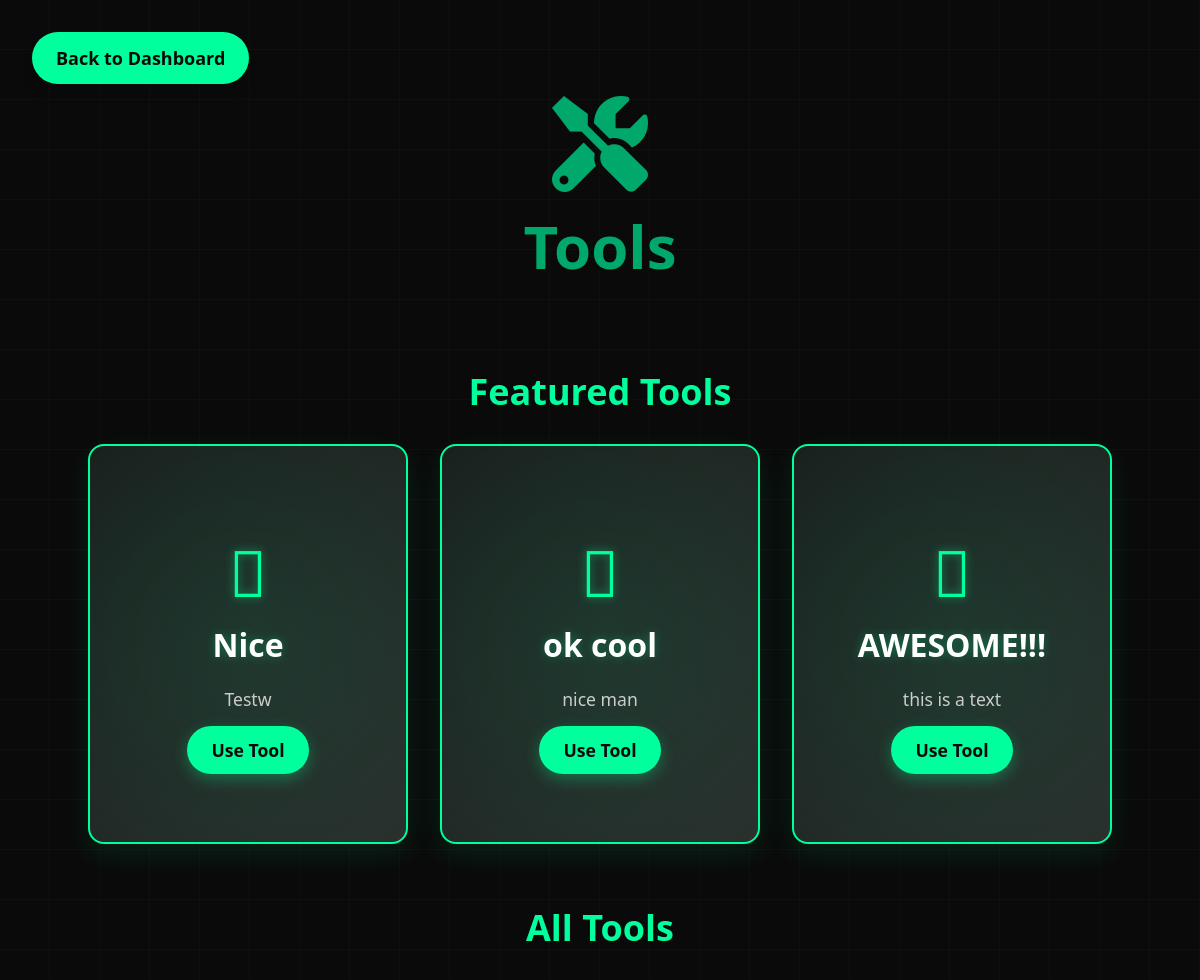
/tools/, run on the app's committed database.
### tools/models.py (models this page shows, shortened)
class Tool(models.Model):
    name = models.CharField(max_length=100)
    icon = models.CharField(max_length=50)
    description = models.TextField()
    template_name = models.CharField(max_length=100, unique=True)
    created_at = models.DateTimeField(auto_now_add=True)
    updated_at = models.DateTimeField(auto_now=True)
    is_featured = models.BooleanField(default=False)

### tools/views.py (the view)
# urls.py: path('tools/', tool_views.tools_page, name='tools_page'),
def tools_page(request):
    featured_tools = Tool.objects.filter(is_featured=True)
    tools = Tool.objects.filter(is_featured=False)
    return render(request, 'tools/tools.html', {'featured_tools': featured_tools, 'tools': tools})

### tools/templates/tools/tools.html (shortened to what this page needs)
<!DOCTYPE html>
<html lang="en">
<head>
    <script src="https://cdn.tailwindcss.com"></script>
    <link rel="stylesheet" href="https://cdnjs.cloudflare.com/ajax/libs/font-awesome/6.0.0-beta3/css/all.min.css">
</head>
<body class="text-white min-h-screen">
    <div class="fixed top-8 left-8 bg-secondary text-dark px-6 py-3 rounded-full text-lg font-bold hover:bg-opacity-80 transition-colors duration-300 shadow-lg">
        <a href="{% url 'dashboard' %}">
            Back to Dashboard
        </a>
    </div>
    <div id="content" class="content p-8">
        <header class="mb-24 flex flex-col items-center mt-16">
            <i class="fas fa-tools text-8xl text-primary mb-6"></i>
            <h1 class="text-6xl font-bold text-center text-primary">Tools</h1>
        </header>
        <main class="flex-grow container mx-auto">
            {% if featured_tools %}
            <div class="featured-tools-container mb-16">
                <h2 class="text-4xl font-bold mb-8 text-center text-secondary">Featured Tools</h2>
                <div class="grid grid-cols-1 md:grid-cols-3 gap-8">
                    {% for tool in featured_tools %}
                    <div class="featured-tool">
                        <div class="featured-tool-content flex flex-col items-center justify-center h-full">
                            <div class="text-center">
                                <i class="{{ tool.icon }} featured-tool-icon"></i>
                                <h3 class="featured-tool-name">{{ tool.name }}</h3>
                                <p class="featured-tool-description">{{ tool.description|truncatewords:30 }}</p>
                                <a href="{% url 'tool_view' tool.id %}" class="featured-tool-btn mt-4">Use Tool</a>
                            </div>
                        </div>
                    </div>
                    {% endfor %}
                </div>
            </div>
            {% endif %}
            <h2 class="text-4xl font-bold mb-8 text-center text-secondary">All Tools</h2>
        </main>
    </div>
</body>
</html>

### tools/templates/tools/tools.html (style rules this page uses)
body { background-color: #0a0a0a; background-image: linear-gradient(rgba(0, 168, 107, 0.05) 1px, transparent 1px), linear-gradient(90deg, rgba(0, 168, 107, 0.05) 1px, transparent 1px); background-size: 50px 50px; background-position: -1px -1px; }
.content { opacity: 0; }
.featured-tools-container { margin-bottom: 4rem; }
.featured-tool { width: 100%; height: 400px; background: linear-gradient(135deg, #1a1a1a, #2a2a2a); border: 2px solid #00ff9d; border-radius: 1rem; padding: 2rem; position: relative; overflow: hidden; transition: all 0.5s ease; box-shadow: 0 10px 30px rgba(0, 255, 157, 0.1); }
.featured-tool::before { content: ''; position: absolute; top: -50%; left: -50%; width: 200%; height: 200%; background: radial-gradient(circle, rgba(0, 255, 157, 0.1) 0%, transparent 70%); animation: pulse 4s ease-in-out infinite; }
.featured-tool-content { position: relative; z-index: 2; display: flex; flex-direction: column; align-items: center; justify-content: center; height: 100%; text-align: center; }
.featured-tool-icon { font-size: 4rem; color: #00ff9d; margin-bottom: 1.5rem; text-shadow: 0 0 10px rgba(0, 255, 157, 0.5); }
.featured-tool-name { font-size: 2rem; font-weight: bold; color: #ffffff; margin-bottom: 1rem; text-shadow: 0 0 10px rgba(0, 255, 157, 0.3); }
.featured-tool-description { font-size: 1.1rem; color: #cccccc; margin-bottom: 1.5rem; line-height: 1.6; }
.featured-tool-btn { background-color: #00ff9d; color: #0a0a0a; padding: 0.75rem 1.5rem; border-radius: 9999px; font-weight: 600; font-size: 1.1rem; transition: all 0.3s ease; margin-top: auto; box-shadow: 0 5px 15px rgba(0, 255, 157, 0.3); }

### data on the page
Tool: name "Nice", description "Testw"
Tool: name "ok cool", description "nice man"
Tool: name "AWESOME!!!", description "this is a text"
